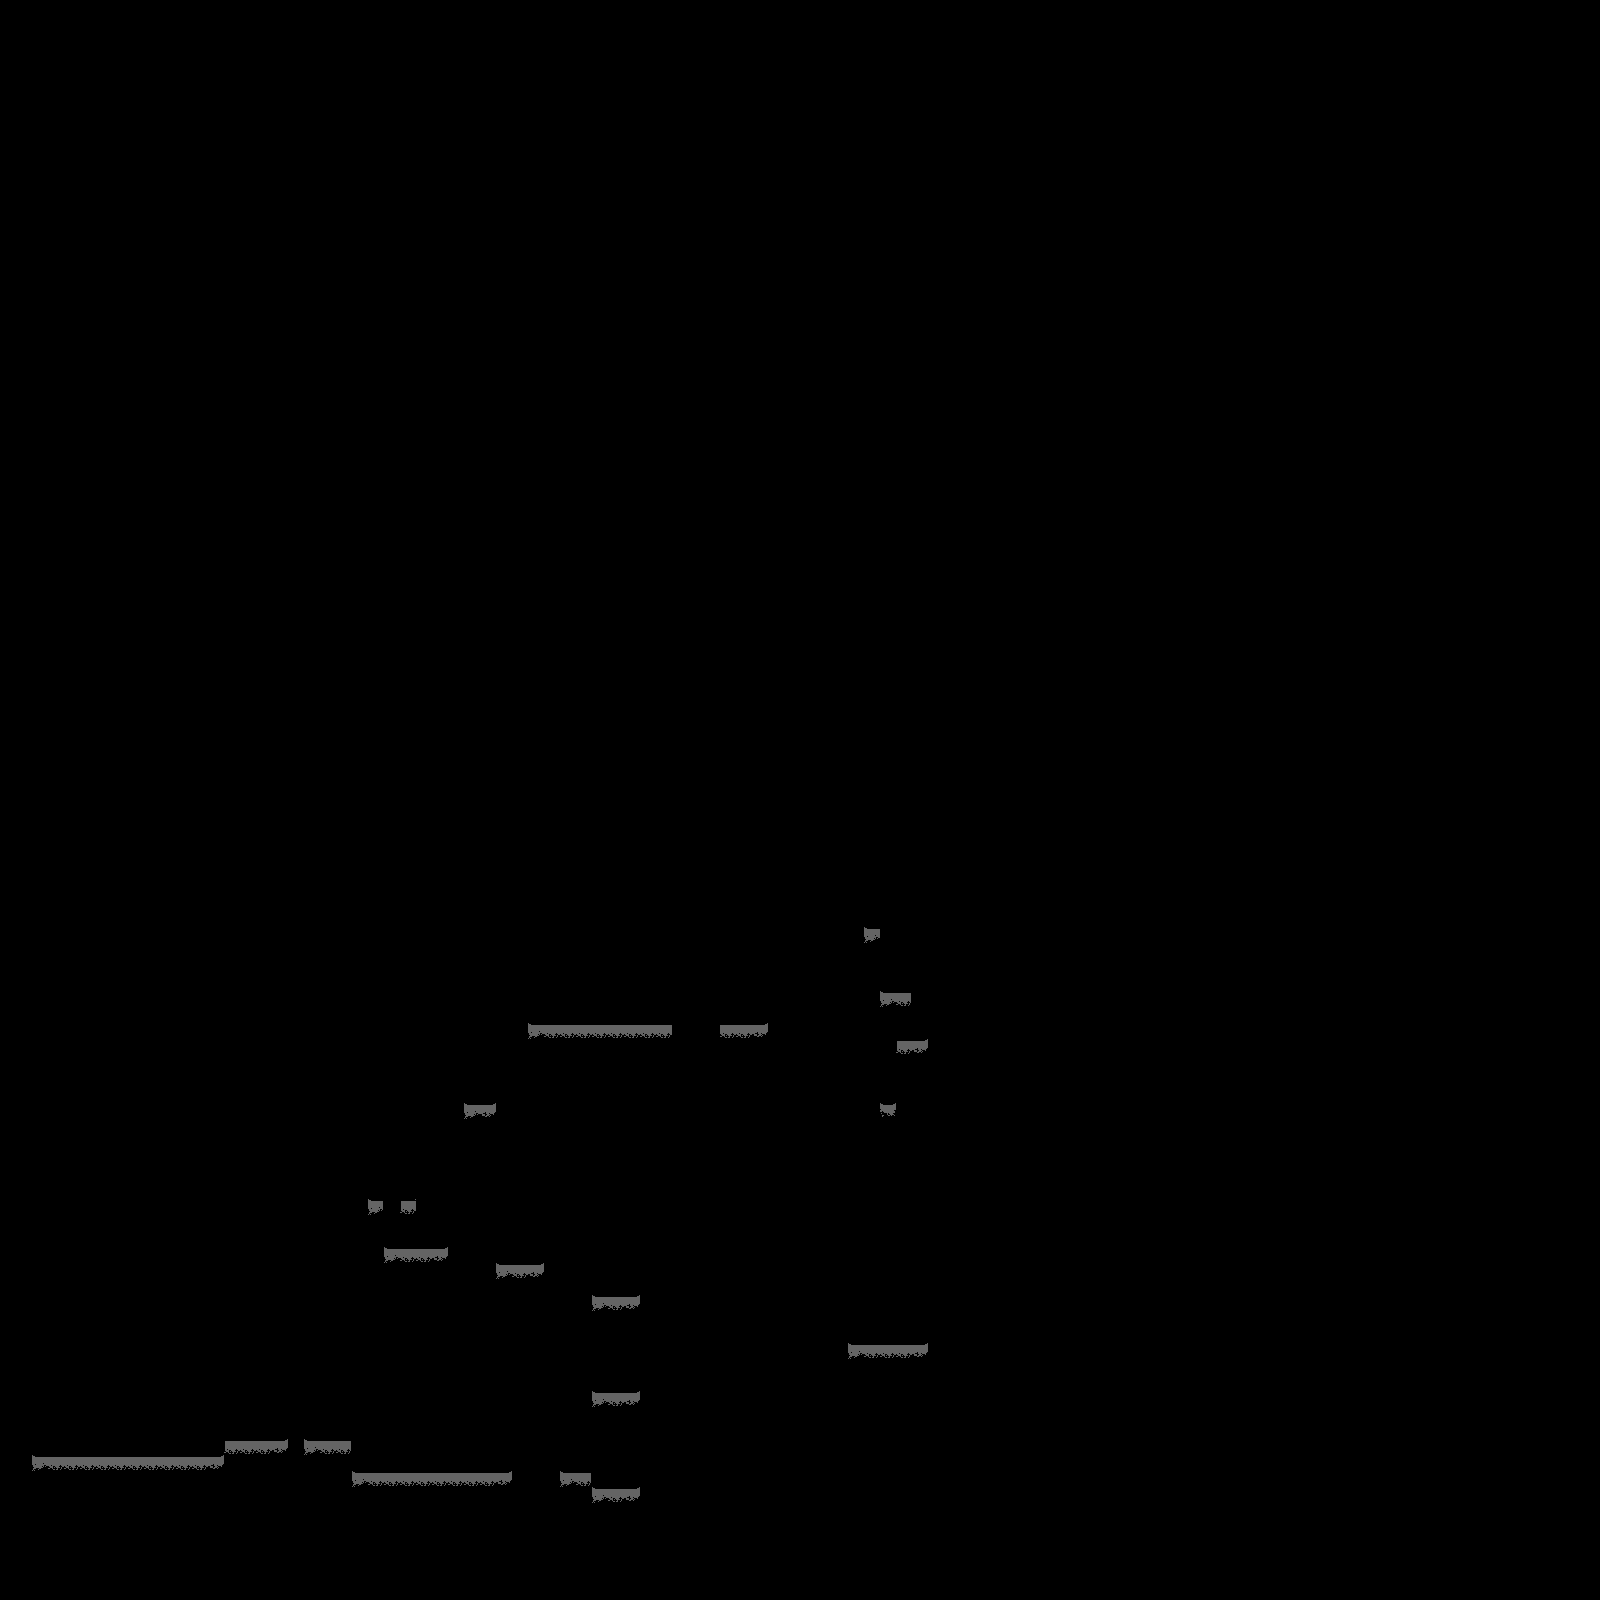

A 2D game scene composited from a Tiled map and its tileset images. What follows is a short description and the map's XML, with each tile layer's data collapsed to a summary:
An orthogonal 100x100 tile map with 16x16 px tiles, 2 tile layers (tiles, mask) and 54 objects (29x platform, 20x islandParticles, 2x lightbulb, 2x trigger, playerStart).

<map version="1.5" tiledversion="1.7.0" orientation="orthogonal" renderorder="right-down" width="100" height="100" tilewidth="16" tileheight="16" infinite="0" nextlayerid="6" nextobjectid="123">
 <editorsettings>
  <export target="../../assets/maps/debug.json" format="json" />
 </editorsettings>
 <tileset firstgid="1" name="main" tilewidth="16" tileheight="16" spacing="8" margin="8" tilecount="100" columns="10">
  <image source="../../assets/tiles/main.png" width="256" height="256" />
 </tileset>
 <layer id="1" name="tiles" width="100" height="100" locked="1">
  <data>[10000 cells, 265 non-empty, 16 distinct tile ids]</data>
 </layer>
 <layer id="4" name="mask" width="100" height="100" locked="1">
  <data>[10000 cells, 191 non-empty, 9 distinct tile ids]</data>
 </layer>
 <objectgroup id="2" name="objects">
  <object id="5" name="islandParticles" gid="7" x="32" y="1464" width="192" height="8" />
  <object id="30" name="platform" gid="7" x="464" y="1248" width="16" height="16">
   <properties>
    <property name="disappearTime" type="int" value="2000" />
    <property name="idleTime" type="int" value="2000" />
    <property name="startOffset" type="int" value="0" />
   </properties>
  </object>
  <object id="38" name="islandParticles" gid="7" x="592" y="1400" width="48" height="8" />
  <object id="39" name="islandParticles" gid="7" x="352" y="1480" width="160" height="8" />
  <object id="49" name="platform" gid="7" x="528" y="1472" width="16" height="16">
   <properties>
    <property name="idleTime" type="int" value="3000" />
   </properties>
  </object>
  <object id="70" name="platform" gid="7" x="608" y="1440" width="16" height="16">
   <properties>
    <property name="idleTime" type="int" value="1500" />
    <property name="moveTime" type="int" value="1500" />
    <property name="moveX" type="int" value="608" />
    <property name="moveY" type="int" value="1408" />
    <property name="startOffset" type="int" value="0" />
   </properties>
  </object>
  <object id="71" name="islandParticles" gid="7" x="592" y="1496" width="48" height="8" />
  <object id="72" name="islandParticles" gid="7" x="560" y="1480" width="32" height="8" />
  <object id="73" name="islandParticles" gid="7" x="304" y="1448" width="48" height="8" />
  <object id="74" name="islandParticles" gid="7" x="224" y="1448" width="64" height="8" />
  <object id="75" name="platform" gid="7" x="576" y="1360" width="16" height="16">
   <properties>
    <property name="idleTime" type="int" value="1500" />
    <property name="moveTime" type="int" value="1500" />
    <property name="moveX" type="int" value="576" />
    <property name="moveY" type="int" value="1298" />
    <property name="startOffset" type="int" value="3000" />
   </properties>
  </object>
  <object id="76" name="platform" gid="7" x="608" y="1232" width="16" height="16">
   <properties>
    <property name="idleTime" type="int" value="1500" />
    <property name="moveTime" type="int" value="1500" />
    <property name="moveX" type="int" value="544" />
    <property name="moveY" type="int" value="1232" />
    <property name="startOffset" type="int" value="0" />
   </properties>
  </object>
  <object id="77" name="platform" gid="7" x="384" y="1136" width="16" height="16">
   <properties>
    <property name="disappearTime" type="int" value="2500" />
    <property name="idleTime" type="int" value="2500" />
    <property name="startOffset" type="int" value="0" />
   </properties>
  </object>
  <object id="78" name="platform" gid="7" x="384" y="1104" width="16" height="16">
   <properties>
    <property name="idleTime" type="int" value="2500" />
    <property name="moveTime" type="int" value="2500" />
    <property name="moveX" type="int" value="432" />
    <property name="moveY" type="int" value="1104" />
    <property name="startOffset" type="int" value="0" />
   </properties>
  </object>
  <object id="79" name="platform" gid="7" x="544" y="1104" width="16" height="16">
   <properties>
    <property name="idleTime" type="int" value="1500" />
    <property name="moveTime" type="int" value="1500" />
    <property name="moveX" type="int" value="544" />
    <property name="moveY" type="int" value="1056" />
    <property name="startOffset" type="int" value="0" />
   </properties>
  </object>
  <object id="80" name="platform" gid="7" x="512" y="1104" width="16" height="16">
   <properties>
    <property name="disappearTime" type="int" value="1500" />
    <property name="idleTime" type="int" value="1500" />
    <property name="startOffset" type="int" value="0" />
   </properties>
  </object>
  <object id="81" name="platform" gid="7" x="672" y="992" width="16" height="16">
   <properties>
    <property name="disappearTime" type="int" value="2000" />
    <property name="startOffset" type="int" value="0" />
   </properties>
  </object>
  <object id="82" name="platform" gid="7" x="672" y="1008" width="16" height="16">
   <properties>
    <property name="disappearTime" type="int" value="2000" />
    <property name="startOffset" type="int" value="0" />
   </properties>
  </object>
  <object id="83" name="platform" gid="7" x="672" y="1024" width="16" height="16">
   <properties>
    <property name="disappearTime" type="int" value="2000" />
    <property name="startOffset" type="int" value="0" />
   </properties>
  </object>
  <object id="84" name="platform" gid="7" x="688" y="992" width="16" height="16">
   <properties>
    <property name="disappearTime" type="int" value="2000" />
    <property name="startOffset" type="int" value="0" />
   </properties>
  </object>
  <object id="85" name="platform" gid="7" x="704" y="992" width="16" height="16">
   <properties>
    <property name="disappearTime" type="int" value="2000" />
    <property name="startOffset" type="int" value="0" />
   </properties>
  </object>
  <object id="86" name="platform" gid="7" x="688" y="1024" width="16" height="16">
   <properties>
    <property name="disappearTime" type="int" value="2000" />
    <property name="startOffset" type="int" value="0" />
   </properties>
  </object>
  <object id="87" name="platform" gid="7" x="688" y="1008" width="16" height="16">
   <properties>
    <property name="disappearTime" type="int" value="2000" />
    <property name="startOffset" type="int" value="0" />
   </properties>
  </object>
  <object id="88" name="platform" gid="7" x="704" y="1008" width="16" height="16">
   <properties>
    <property name="disappearTime" type="int" value="2000" />
    <property name="startOffset" type="int" value="0" />
   </properties>
  </object>
  <object id="89" name="platform" gid="7" x="704" y="1024" width="16" height="16">
   <properties>
    <property name="disappearTime" type="int" value="2000" />
    <property name="startOffset" type="int" value="0" />
   </properties>
  </object>
  <object id="90" name="platform" gid="7" x="736" y="928" width="16" height="16">
   <properties>
    <property name="disappearTime" type="int" value="5000" />
    <property name="idleTime" type="int" value="5000" />
    <property name="startOffset" type="int" value="0" />
   </properties>
  </object>
  <object id="91" name="platform" gid="7" x="752" y="928" width="16" height="16">
   <properties>
    <property name="disappearTime" type="int" value="5000" />
    <property name="idleTime" type="int" value="5000" />
    <property name="startOffset" type="int" value="100" />
   </properties>
  </object>
  <object id="92" name="platform" gid="7" x="768" y="928" width="16" height="16">
   <properties>
    <property name="disappearTime" type="int" value="5000" />
    <property name="idleTime" type="int" value="5000" />
    <property name="startOffset" type="int" value="200" />
   </properties>
  </object>
  </objectgroup>
 <objectgroup id="5" name="events" locked="1">
  <!-- 1 objects omitted --></objectgroup>
</map>
<!-- 26 of 54 objects omitted -->
